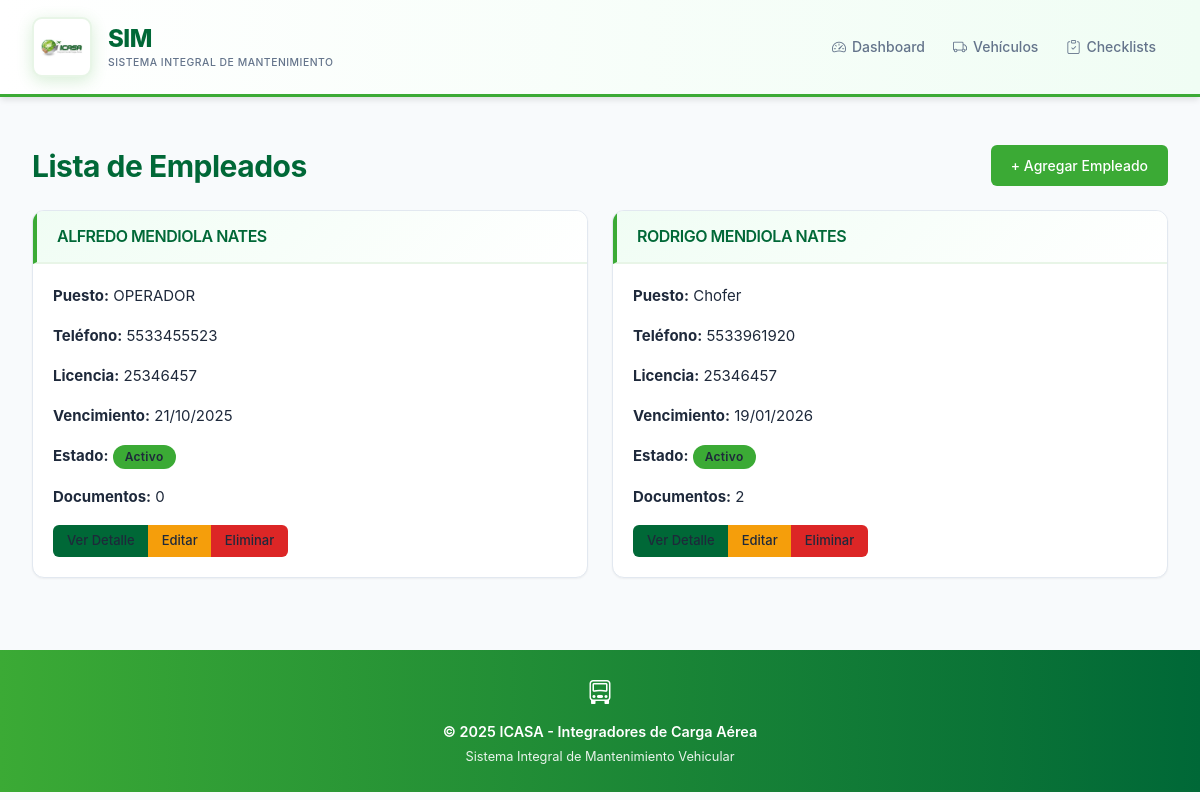
The page /drivers/ on the database as committed earlier.
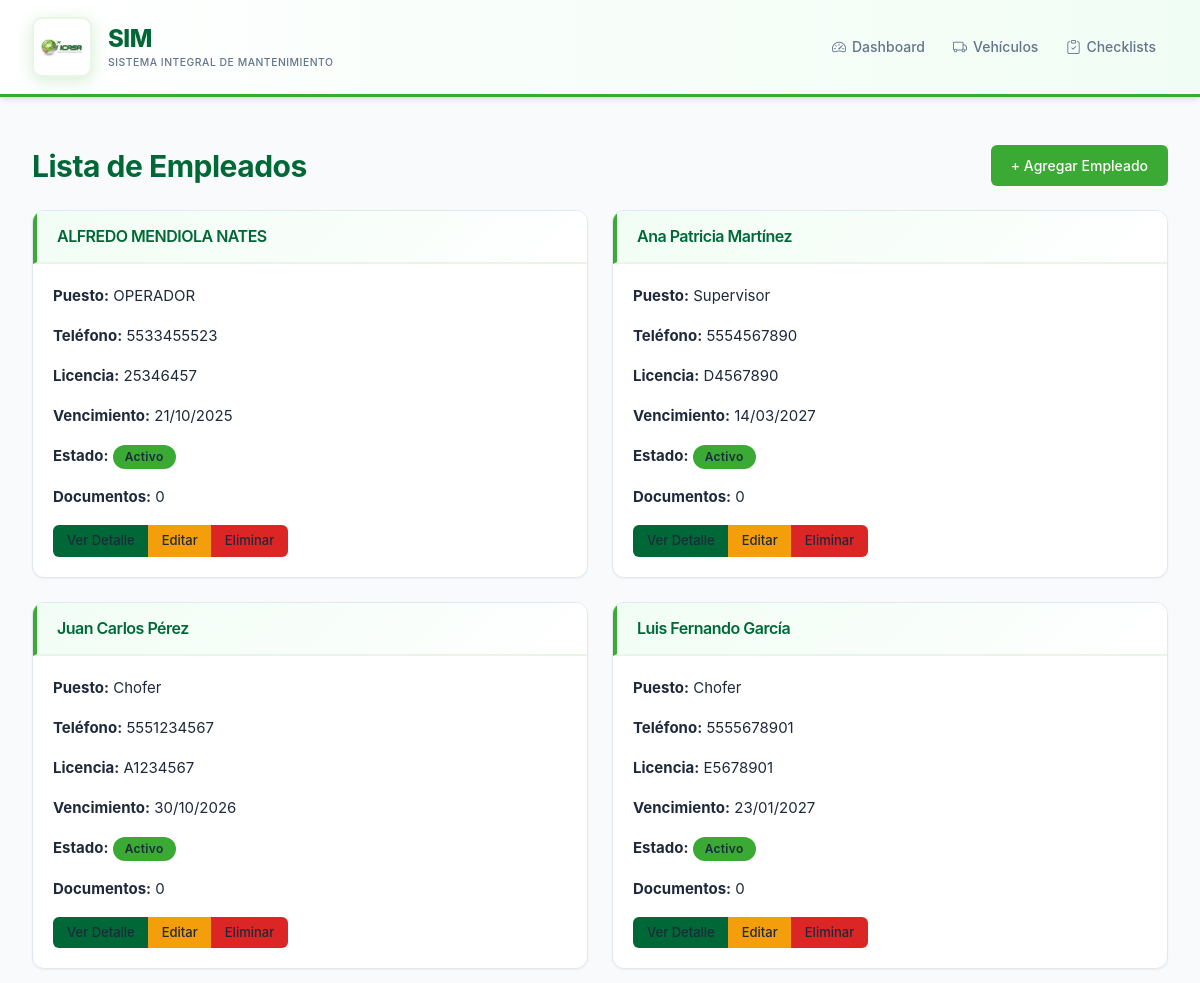
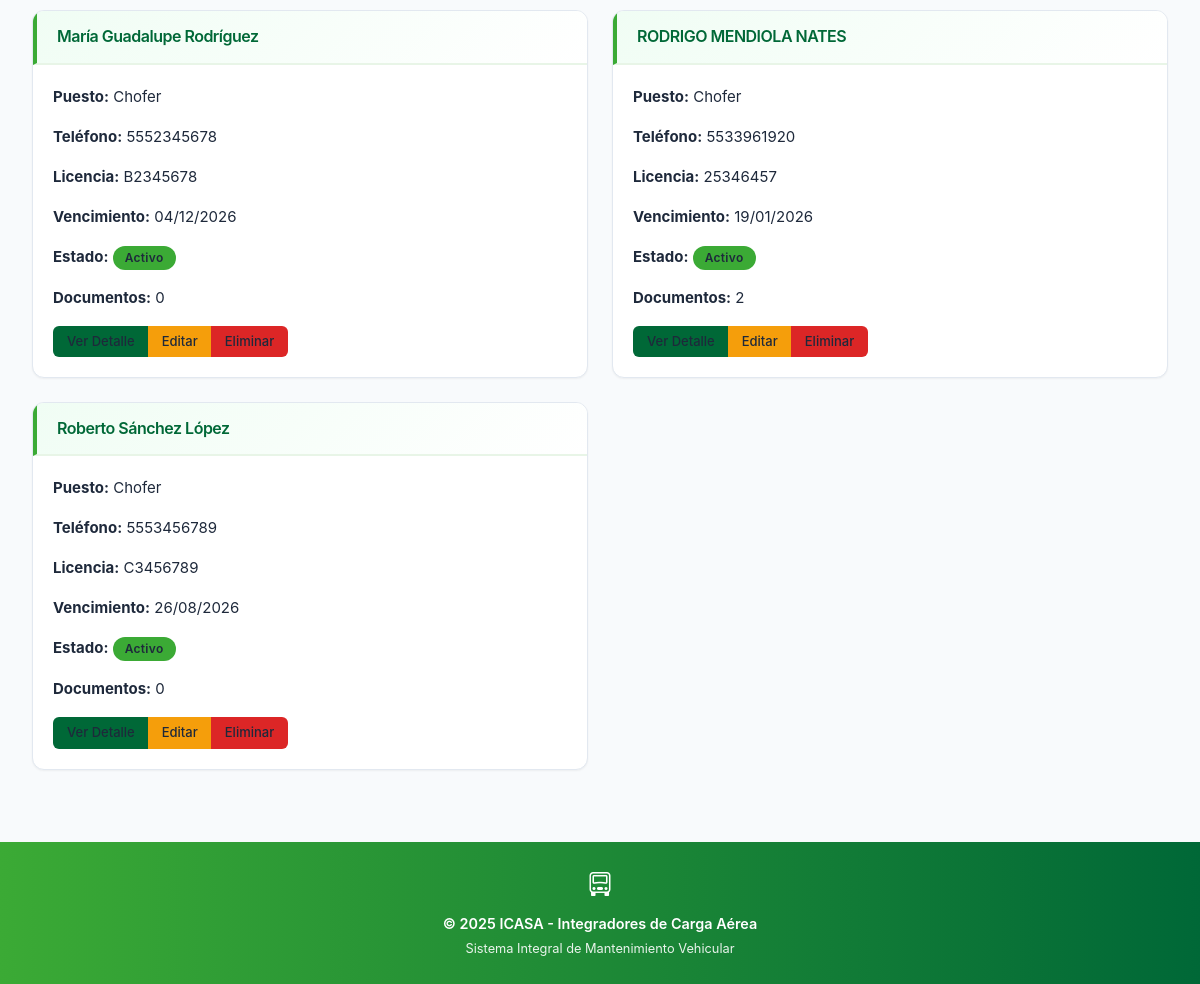
The same page on the database as committed later (2 pictures, top to bottom).
### vehicles/models.py (models this page shows, shortened)
class Driver(models.Model):
    STATUS_CHOICES = [
        ('Activo', 'Activo'),
        ('Inactivo', 'Inactivo'),
        ('Vacaciones', 'Vacaciones'),
    ]
    STATION_CHOICES = [
        ('Aguascalientes', 'Aguascalientes'),
        ('Baja California', 'Baja California'),
        ('Baja California Sur', 'Baja California Sur'),
        ('Campeche', 'Campeche'),
        ('Chiapas', 'Chiapas'),
        ('Chihuahua', 'Chihuahua'),
        ('Ciudad de México', 'Ciudad de México'),
        ('Coahuila', 'Coahuila'),
        ('Colima', 'Colima'),
        ('Durango', 'Durango'),
        ('Estado de México', 'Estado de México'),
        ('Guanajuato', 'Guanajuato'),
        ('Guerrero', 'Guerrero'),
        ('Hidalgo', 'Hidalgo'),
        ('Jalisco', 'Jalisco'),
        ('Michoacán', 'Michoacán'),
        ('Morelos', 'Morelos'),
        ('Nayarit', 'Nayarit'),
        ('Nuevo León', 'Nuevo León'),
        ('Oaxaca', 'Oaxaca'),
        ('Puebla', 'Puebla'),
        ('Querétaro', 'Querétaro'),
        ('Quintana Roo', 'Quintana Roo'),
        ('San Luis Potosí', 'San Luis Potosí'),
        ('Sinaloa', 'Sinaloa'),
        ('Sonora', 'Sonora'),
        ('Tabasco', 'Tabasco'),
        ('Tamaulipas', 'Tamaulipas'),
        ('Tlaxcala', 'Tlaxcala'),
        ('Veracruz', 'Veracruz'),
        ('Yucatán', 'Yucatán'),
        ('Zacatecas', 'Zacatecas'),
    ]
    full_name = models.CharField(max_length=200, verbose_name='Nombre Completo')
    position = models.CharField(max_length=100, default='Chofer', verbose_name='Puesto')
    station = models.CharField(max_length=100, choices=STATION_CHOICES, blank=True, null=True, verbose_name='Estación')
    phone = models.CharField(max_length=20, verbose_name='Teléfono')
    email = models.EmailField(blank=True, verbose_name='Correo Electrónico')
    address = models.TextField(blank=True, verbose_name='Dirección')
    license_number = models.CharField(max_length=50, verbose_name='Número de Licencia')
    license_expiry = models.DateField(verbose_name='Vencimiento de Licencia')
    hire_date = models.DateField(verbose_name='Fecha de Contratación')
    status = models.CharField(max_length=20, choices=STATUS_CHOICES, default='Activo', verbose_name='Estado')
    notes = models.TextField(blank=True, verbose_name='Notas')
    created_at = models.DateTimeField(auto_now_add=True)
    updated_at = models.DateTimeField(auto_now=True)
    class Meta:
        ordering = ['full_name']
        verbose_name = 'Empleado'
        verbose_name_plural = 'Lista de Empleados'

### vehicles/views_driver.py (the view)
# urls.py: path('drivers/', DriverListView.as_view(), name='driver_list'),
class DriverListView(ListView):
    model = Driver
    template_name = 'vehicles/driver_list.html'
    context_object_name = 'drivers'
    paginate_by = 20

### vehicles/templates/vehicles/driver_list.html (shortened to what this page needs)
{% extends 'vehicles/base.html' %}
{% block content %}
<div class="d-flex justify-content-between align-items-center mb-4">
    <h1>Lista de Empleados</h1>
    <a href="{% url 'driver_create' %}" class="btn btn-primary">+ Agregar Empleado</a>
</div>
{% if drivers %}
<div class="row">
    {% for driver in drivers %}
    <div class="col-md-6 mb-4">
        <div class="card">
            <div class="card-header">
                <h5 class="mb-0">{{ driver.full_name }}</h5>
            </div>
            <div class="card-body">
                <p><strong>Puesto:</strong> {{ driver.position }}</p>
                <p><strong>Teléfono:</strong> {{ driver.phone }}</p>
                <p><strong>Licencia:</strong> {{ driver.license_number }}</p>
                <p><strong>Vencimiento:</strong> {{ driver.license_expiry|date:"d/m/Y" }}</p>
                <p><strong>Estado:</strong>
                    {% if driver.status == 'Activo' %}
                        <span class="badge bg-success">{{ driver.status }}</span>
                    {% elif driver.status == 'Vacaciones' %}
                        <span class="badge bg-warning">{{ driver.status }}</span>
                    {% else %}
                        <span class="badge bg-secondary">{{ driver.status }}</span>
                    {% endif %}
                </p>
                <p><strong>Documentos:</strong> {{ driver.documents.count }}</p>
                <div class="btn-group" role="group">
                    <a href="{% url 'driver_detail' driver.pk %}" class="btn btn-sm btn-info">Ver Detalle</a>
                    <a href="{% url 'driver_update' driver.pk %}" class="btn btn-sm btn-warning">Editar</a>
                    <a href="{% url 'driver_delete' driver.pk %}" class="btn btn-sm btn-danger">Eliminar</a>
                </div>
            </div>
        </div>
    </div>
    {% endfor %}
</div>
{% else %}
<div class="alert alert-info">
    No hay empleados registrados. <a href="{% url 'driver_create' %}">Agregar el primero</a>
</div>
{% endif %}
{% endblock %}

### vehicles/templates/vehicles/base.html (shortened to what this page needs)
<!DOCTYPE html>
<html lang="es">
<head>
    {% load static %}
    <link href="https://cdn.jsdelivr.net/npm/bootstrap@5.3.0/dist/css/bootstrap.min.css" rel="stylesheet">
    <link rel="stylesheet" href="https://cdn.jsdelivr.net/npm/bootstrap-icons@1.11.1/font/bootstrap-icons.css">
    <link rel="stylesheet" href="{% static 'css/main.css' %}?v=2.0">
</head>
<body>
    {% include 'vehicles/includes/navbar.html' %}
    <div class="container mt-5 mb-5">
        {% block content %}{% endblock %}
    </div>
    {% include 'vehicles/includes/footer.html' %}
</body>
</html>

### vehicles/templates/vehicles/includes/navbar.html (shortened to what this page needs)
<nav class="navbar navbar-expand-lg navbar-light">
    <div class="container">
        <a class="navbar-brand" href="{% url 'dashboard' %}">
            {% load static %}
            <div class="logo-icon">
                <img src="{% static 'images/ICASA.jpg' %}" alt="ICASA Logo">
            </div>
            <div style="display:flex; flex-direction:column; line-height:1.2; gap:0.2rem;">
                <span style="font-weight:800; font-size:1.5rem; color:#006837; letter-spacing:-0.5px;">SIM</span>
                <span style="font-size:0.65rem; color:#64748b; font-weight:500; text-transform:uppercase; letter-spacing:0.5px;">Sistema Integral de Mantenimiento</span>
            </div>
        </a>
        <div class="collapse navbar-collapse" id="navbarNav">
            <ul class="navbar-nav ms-auto align-items-center">
                <li class="nav-item">
                    <a class="nav-link" href="{% url 'dashboard' %}">
                        <i class="bi bi-speedometer2"></i> Dashboard
                    </a>
                </li>
                <li class="nav-item">
                    <a class="nav-link" href="{% url 'vehicle_list' %}">
                        <i class="bi bi-truck"></i> Vehículos
                    </a>
                </li>
                <li class="nav-item">
                    <a class="nav-link" href="{% url 'checklist_list' %}">
                        <i class="bi bi-clipboard-check"></i> Checklists
                    </a>
                </li>
            </ul>
        </div>
    </div>
</nav>

### vehicles/templates/vehicles/includes/footer.html
<footer class="mt-5 py-4" style="background: linear-gradient(to right, #3BAA35, #006837); color: white;">
    <div class="container text-center">
        <div class="mb-2">
            <i class="bi bi-truck-front" style="font-size: 1.5rem;"></i>
        </div>
        <p class="mb-1" style="font-size: 0.9rem; font-weight: 600;">&copy; 2025 ICASA - Integradores de Carga Aérea</p>
        <p class="mb-0" style="font-size: 0.8rem; opacity: 0.9;">Sistema Integral de Mantenimiento Vehicular</p>
    </div>
</footer>

### static/css/main.css (style rules this page uses)
:root { --primary-color: #3BAA35; --secondary-color: #006837; --accent-color: #3BAA35; --accent-dark: #006837; --accent-muted: #e8f5e7; --metallic-gray: #A7A9AC; --nav-bg: #ffffff; --success-color: #3BAA35; --warning-color: #f59e0b; --danger-color: #dc2626; --info-color: #006837; --light-bg: #f8fafc; --card-bg: #ffffff; --border-color: #e2e8f0; --text-primary: #1e293b; --text-secondary: #64748b; --text-muted: #94a3b8; --shadow-sm: 0 1px 2px 0 rgba(0, 0, 0, 0.05); --shadow-md: 0 4px 6px -1px rgba(0, 0, 0, 0.1); --shadow-lg: 0 10px 15px -3px rgba(0, 0, 0, 0.1); --shadow-xl: 0 20px 25px -5px rgba(0, 0, 0, 0.1); --radius-sm: 6px; --radius-md: 10px; --radius-lg: 12px; --spacing-xs: 0.5rem; --spacing-sm: 0.75rem; --spacing-md: 1rem; --spacing-lg: 1.5rem; --spacing-xl: 2rem; }
* { margin: 0; padding: 0; box-sizing: border-box; }
body { font-family: 'Inter', -apple-system, BlinkMacSystemFont, 'Segoe UI', Roboto, sans-serif; background-color: var(--light-bg); color: var(--text-primary); line-height: 1.6; font-size: 15px; -webkit-font-smoothing: antialiased; -moz-osx-font-smoothing: grayscale; }
.navbar { background: linear-gradient(to right, #ffffff 0%, #f0fdf4 100%); padding: 0.75rem 0; border-bottom: 3px solid var(--primary-color); box-shadow: var(--shadow-md); }
.navbar .container { display: flex; align-items: center; justify-content: space-between; }
.navbar-collapse { flex-grow: 0; }
.navbar-nav { gap: 0.25rem; }
.navbar-brand { font-weight: 700; font-size: 1.5rem; letter-spacing: -0.3px; display: flex; align-items: center; gap: 1rem; transition: opacity 0.2s ease; color: var(--primary-color) !important; }
.logo-icon { width: 60px; height: 60px; background: white; border-radius: 10px; display: flex; align-items: center; justify-content: center; padding: 6px; box-shadow: 0 4px 16px rgba(59, 170, 53, 0.2); border: 2px solid var(--accent-muted); }
.logo-icon img { width: 100%; height: 100%; object-fit: contain; }
.nav-link { font-weight: 500; font-size: 0.875rem; padding: 0.5rem 0.75rem !important; border-radius: var(--radius-sm); transition: all 0.2s ease; display: flex; align-items: center; gap: 0.375rem; color: var(--text-secondary) !important; white-space: nowrap; }
.card { border: 1px solid var(--border-color); border-radius: var(--radius-lg); box-shadow: var(--shadow-sm); transition: all 0.2s ease; background: var(--card-bg); overflow: hidden; }
.card-header { background: linear-gradient(135deg, #f0fdf4 0%, #ffffff 100%); border-bottom: 2px solid var(--accent-muted); border-left: 4px solid var(--primary-color); font-weight: 600; font-size: 0.95rem; padding: 1rem 1.25rem; color: var(--text-primary); }
.card-body { padding: 1.25rem; color: var(--text-primary) !important; }
.card-body * { color: var(--text-primary) !important; }
.card-body .table tbody td, .card-body .table tbody th, .card-body p, .card-body a, .card-body strong { color: var(--text-primary) !important; }
.btn { font-weight: 500; font-size: 0.875rem; padding: 0.625rem 1.25rem; border-radius: var(--radius-sm); transition: all 0.2s ease; border: none; display: inline-flex; align-items: center; gap: 0.5rem; cursor: pointer; }
.btn-primary { background-color: var(--primary-color); color: #ffffff; }
.btn-warning { background-color: var(--warning-color); color: white; }
.btn-danger { background-color: var(--danger-color); color: white; }
.btn-info { background-color: var(--info-color); color: white; }
.btn-sm { padding: 0.375rem 0.875rem; font-size: 0.8125rem; }
.badge { padding: 0.375rem 0.75rem; font-weight: 600; font-size: 0.75rem; border-radius: 9999px; letter-spacing: 0.3px; display: inline-flex; align-items: center; gap: 0.25rem; }
.badge.bg-success { background-color: var(--primary-color) !important; }
h1, h2, h3, h4, h5 { font-family: 'Inter', sans-serif; font-weight: 700; color: var(--secondary-color); letter-spacing: -0.5px; margin-bottom: 0; }
h1 { font-size: 1.875rem; }
h5 { font-size: 1rem; font-weight: 600; }
.container { max-width: 1280px; padding-left: var(--spacing-xl); padding-right: var(--spacing-xl); }

Rows that differ between the two databases and show on the page:
added Driver: full_name "Ana Patricia Martínez", position "Supervisor", phone "5554567890", license_number "D4567890", license_expiry "14/03/2027", status "Activo", documents.count "0"
added Driver: full_name "Juan Carlos Pérez", position "Chofer", phone "5551234567", license_number "A1234567", license_expiry "30/10/2026", status "Activo", documents.count "0"
added Driver: full_name "Luis Fernando García", position "Chofer", phone "5555678901", license_number "E5678901", license_expiry "23/01/2027", status "Activo", documents.count "0"
added Driver: full_name "María Guadalupe Rodríguez", position "Chofer", phone "5552345678", license_number "B2345678", license_expiry "04/12/2026", status "Activo", documents.count "0"
added Driver: full_name "Roberto Sánchez López", position "Chofer", phone "5553456789", license_number "C3456789", license_expiry "26/08/2026", status "Activo", documents.count "0"
